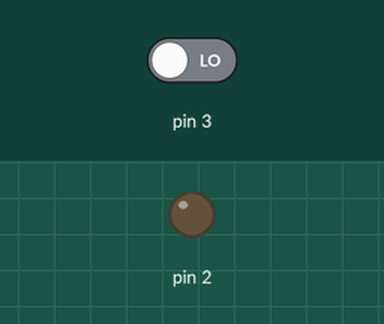
Bench run of a sketch on a simulated Arduino Uno, built with avr-gcc and run on an emulated ATmega328P. Parts: output pins drawn as LEDs (lit = HIGH). Inputs (shaded band) come from the test bench; at power-on: pin 3 LOW.

Above: at 1.2 s.
1.3 s: pin 3 driven HIGH
At 2.3 s:
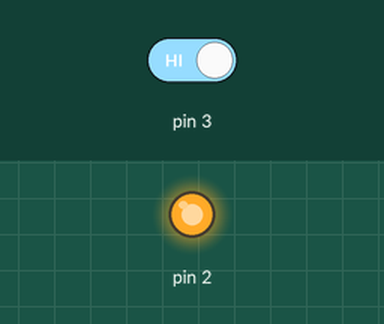
2.8 s: pin 3 driven LOW
At 3.4 s:
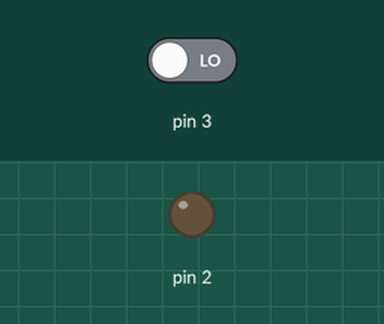
Timing chart, 0 to 5.8 s (numbered marks = the images above; inputs shaded):
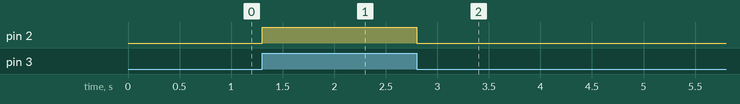

Measured:
- after the input at 1.3 s, pin 2: LOW → HIGH at once
- after the input at 2.8 s, pin 2: HIGH → LOW at once

The sketch:

Grupo_Stark_Exp_Comando.ino
```cpp
//botão


void setup() {
  pinMode(3,INPUT);
  pinMode(2,OUTPUT);
}

void loop() {
  if(digitalRead(3) == HIGH){
  digitalWrite(2,HIGH);
  }
  else{
    digitalWrite(2,LOW);
  }
}
```
